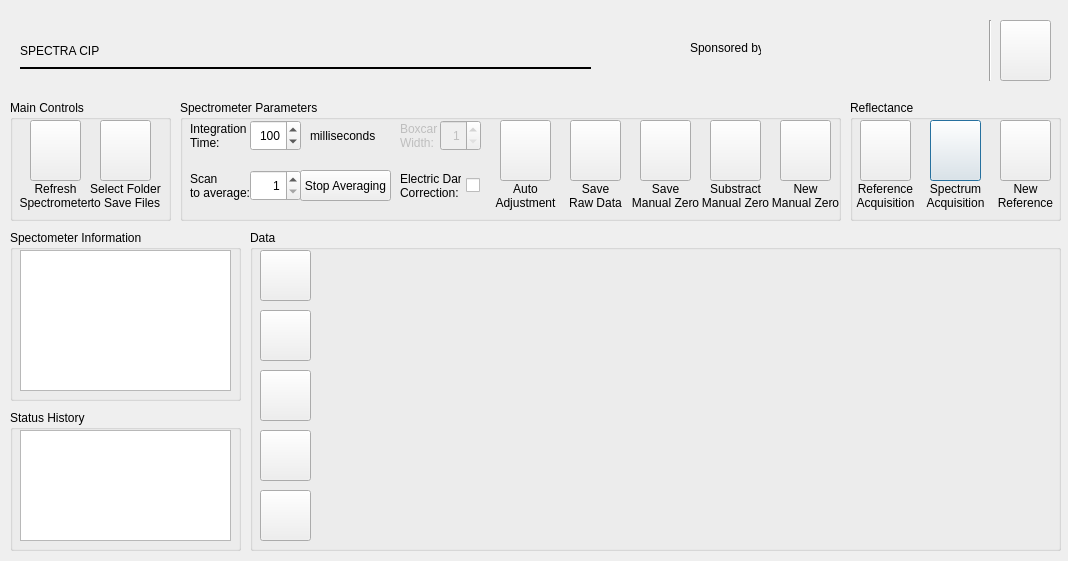
<?xml version="1.0" encoding="UTF-8"?>
<ui version="4.0">
 <class>Dialog</class>
 <widget class="QDialog" name="Dialog">
  <property name="windowModality">
   <enum>Qt::NonModal</enum>
  </property>
  <property name="geometry">
   <rect>
    <x>0</x>
    <y>0</y>
    <width>1068</width>
    <height>561</height>
   </rect>
  </property>
  <property name="sizePolicy">
   <sizepolicy hsizetype="Preferred" vsizetype="Preferred">
    <horstretch>0</horstretch>
    <verstretch>0</verstretch>
   </sizepolicy>
  </property>
  <property name="sizeIncrement">
   <size>
    <width>0</width>
    <height>0</height>
   </size>
  </property>
  <property name="windowTitle">
   <string>Spectra CIP</string>
  </property>
  <property name="windowIcon">
   <iconset resource="../Resources.qrc">
    <normaloff>:/images/share/ProySpec/icons/spectrum.png</normaloff>:/images/share/ProySpec/icons/spectrum.png</iconset>
  </property>
  <widget class="QLabel" name="l_title">
   <property name="geometry">
    <rect>
     <x>20</x>
     <y>20</y>
     <width>581</width>
     <height>61</height>
    </rect>
   </property>
   <property name="text">
    <string>SPECTRA CIP</string>
   </property>
   <property name="alignment">
    <set>Qt::AlignLeading|Qt::AlignLeft|Qt::AlignVCenter</set>
   </property>
  </widget>
  <widget class="QGroupBox" name="gb_graphics">
   <property name="geometry">
    <rect>
     <x>250</x>
     <y>230</y>
     <width>811</width>
     <height>321</height>
    </rect>
   </property>
   <property name="title">
    <string>Data</string>
   </property>
   <widget class="QCustomPlot" name="qcp_graph" native="true">
    <property name="geometry">
     <rect>
      <x>70</x>
      <y>20</y>
      <width>731</width>
      <height>291</height>
     </rect>
    </property>
   </widget>
   <widget class="QPushButton" name="pb_pause">
    <property name="geometry">
     <rect>
      <x>10</x>
      <y>20</y>
      <width>51</width>
      <height>51</height>
     </rect>
    </property>
    <property name="toolTip">
     <string>Pause</string>
    </property>
    <property name="text">
     <string/>
    </property>
    <property name="icon">
     <iconset resource="../Resources.qrc">
      <normaloff>:/images/share/ProySpec/icons/control_pause_blue.png</normaloff>:/images/share/ProySpec/icons/control_pause_blue.png</iconset>
    </property>
    <property name="iconSize">
     <size>
      <width>32</width>
      <height>32</height>
     </size>
    </property>
    <property name="autoDefault">
     <bool>false</bool>
    </property>
   </widget>
   <widget class="QPushButton" name="pb_playpause">
    <property name="geometry">
     <rect>
      <x>10</x>
      <y>80</y>
      <width>51</width>
      <height>51</height>
     </rect>
    </property>
    <property name="toolTip">
     <string>One Shot</string>
    </property>
    <property name="text">
     <string/>
    </property>
    <property name="icon">
     <iconset resource="../Resources.qrc">
      <normaloff>:/images/share/ProySpec/icons/control_end_blue.png</normaloff>:/images/share/ProySpec/icons/control_end_blue.png</iconset>
    </property>
    <property name="iconSize">
     <size>
      <width>32</width>
      <height>32</height>
     </size>
    </property>
    <property name="autoDefault">
     <bool>false</bool>
    </property>
   </widget>
   <widget class="QPushButton" name="pb_play">
    <property name="geometry">
     <rect>
      <x>10</x>
      <y>140</y>
      <width>51</width>
      <height>51</height>
     </rect>
    </property>
    <property name="toolTip">
     <string>Play</string>
    </property>
    <property name="text">
     <string/>
    </property>
    <property name="icon">
     <iconset resource="../Resources.qrc">
      <normaloff>:/images/share/ProySpec/icons/control_play_blue.png</normaloff>:/images/share/ProySpec/icons/control_play_blue.png</iconset>
    </property>
    <property name="iconSize">
     <size>
      <width>32</width>
      <height>32</height>
     </size>
    </property>
    <property name="autoDefault">
     <bool>false</bool>
    </property>
   </widget>
   <widget class="QPushButton" name="pb_autoscale">
    <property name="geometry">
     <rect>
      <x>10</x>
      <y>200</y>
      <width>51</width>
      <height>51</height>
     </rect>
    </property>
    <property name="toolTip">
     <string>Fit to window</string>
    </property>
    <property name="text">
     <string/>
    </property>
    <property name="icon">
     <iconset resource="../Resources.qrc">
      <normaloff>:/images/share/ProySpec/icons/zoom_fit.png</normaloff>:/images/share/ProySpec/icons/zoom_fit.png</iconset>
    </property>
    <property name="iconSize">
     <size>
      <width>32</width>
      <height>32</height>
     </size>
    </property>
    <property name="autoDefault">
     <bool>false</bool>
    </property>
   </widget>
   <widget class="QPushButton" name="pb_cleanstatus">
    <property name="enabled">
     <bool>true</bool>
    </property>
    <property name="geometry">
     <rect>
      <x>10</x>
      <y>260</y>
      <width>51</width>
      <height>51</height>
     </rect>
    </property>
    <property name="toolTip">
     <string>Clean status history</string>
    </property>
    <property name="text">
     <string/>
    </property>
    <property name="icon">
     <iconset resource="../Resources.qrc">
      <normaloff>:/images/share/ProySpec/icons/page_white_text_clean.png</normaloff>:/images/share/ProySpec/icons/page_white_text_clean.png</iconset>
    </property>
    <property name="iconSize">
     <size>
      <width>32</width>
      <height>32</height>
     </size>
    </property>
    <property name="autoDefault">
     <bool>false</bool>
    </property>
    <property name="flat">
     <bool>false</bool>
    </property>
   </widget>
  </widget>
  <widget class="QGroupBox" name="gb_info">
   <property name="geometry">
    <rect>
     <x>10</x>
     <y>230</y>
     <width>231</width>
     <height>171</height>
    </rect>
   </property>
   <property name="title">
    <string>Spectometer Information</string>
   </property>
   <widget class="QListView" name="lw_specinfo">
    <property name="enabled">
     <bool>true</bool>
    </property>
    <property name="geometry">
     <rect>
      <x>10</x>
      <y>20</y>
      <width>211</width>
      <height>141</height>
     </rect>
    </property>
   </widget>
  </widget>
  <widget class="QGroupBox" name="gb_controls">
   <property name="geometry">
    <rect>
     <x>10</x>
     <y>100</y>
     <width>161</width>
     <height>121</height>
    </rect>
   </property>
   <property name="title">
    <string>Main Controls</string>
   </property>
   <widget class="QPushButton" name="pb_refresh">
    <property name="geometry">
     <rect>
      <x>20</x>
      <y>20</y>
      <width>51</width>
      <height>61</height>
     </rect>
    </property>
    <property name="toolTip">
     <string>Connect your spectrometer</string>
    </property>
    <property name="text">
     <string/>
    </property>
    <property name="icon">
     <iconset resource="../Resources.qrc">
      <normaloff>:/images/share/ProySpec/icons/arrow_refresh.png</normaloff>:/images/share/ProySpec/icons/arrow_refresh.png</iconset>
    </property>
    <property name="iconSize">
     <size>
      <width>32</width>
      <height>32</height>
     </size>
    </property>
    <property name="autoDefault">
     <bool>false</bool>
    </property>
   </widget>
   <widget class="QPushButton" name="pb_selfolder">
    <property name="geometry">
     <rect>
      <x>90</x>
      <y>20</y>
      <width>51</width>
      <height>61</height>
     </rect>
    </property>
    <property name="toolTip">
     <string>Select a &lt;b&gt;root folder &lt;/b&gt; for saving data.</string>
    </property>
    <property name="text">
     <string/>
    </property>
    <property name="icon">
     <iconset resource="../Resources.qrc">
      <normaloff>:/images/share/ProySpec/icons/folder_vertical_document.png</normaloff>:/images/share/ProySpec/icons/folder_vertical_document.png</iconset>
    </property>
    <property name="iconSize">
     <size>
      <width>32</width>
      <height>32</height>
     </size>
    </property>
    <property name="autoDefault">
     <bool>false</bool>
    </property>
   </widget>
   <widget class="QLabel" name="l_refresh">
    <property name="geometry">
     <rect>
      <x>10</x>
      <y>80</y>
      <width>71</width>
      <height>31</height>
     </rect>
    </property>
    <property name="text">
     <string>Refresh
Spectrometer</string>
    </property>
    <property name="alignment">
     <set>Qt::AlignCenter</set>
    </property>
   </widget>
   <widget class="QLabel" name="l_selectfolder">
    <property name="geometry">
     <rect>
      <x>70</x>
      <y>80</y>
      <width>91</width>
      <height>31</height>
     </rect>
    </property>
    <property name="text">
     <string>Select Folder
to Save Files</string>
    </property>
    <property name="alignment">
     <set>Qt::AlignCenter</set>
    </property>
   </widget>
  </widget>
  <widget class="QGroupBox" name="gb_parameters">
   <property name="geometry">
    <rect>
     <x>180</x>
     <y>100</y>
     <width>661</width>
     <height>121</height>
    </rect>
   </property>
   <property name="title">
    <string>Spectrometer Parameters</string>
   </property>
   <widget class="QPushButton" name="pb_submanzero">
    <property name="geometry">
     <rect>
      <x>530</x>
      <y>20</y>
      <width>51</width>
      <height>61</height>
     </rect>
    </property>
    <property name="toolTip">
     <string>Press to &lt;b&gt;substract&lt;/b&gt; the previous manual zero to the incoming data</string>
    </property>
    <property name="text">
     <string/>
    </property>
    <property name="icon">
     <iconset resource="../Resources.qrc">
      <normaloff>:/images/share/ProySpec/icons/lightbulb_delete.png</normaloff>:/images/share/ProySpec/icons/lightbulb_delete.png</iconset>
    </property>
    <property name="iconSize">
     <size>
      <width>32</width>
      <height>32</height>
     </size>
    </property>
    <property name="autoDefault">
     <bool>false</bool>
    </property>
   </widget>
   <widget class="QPushButton" name="pb_savemanzero">
    <property name="geometry">
     <rect>
      <x>460</x>
      <y>20</y>
      <width>51</width>
      <height>61</height>
     </rect>
    </property>
    <property name="toolTip">
     <string>&lt;b&gt;Cover the sensor&lt;/b&gt; to save a manual zero reference.</string>
    </property>
    <property name="text">
     <string/>
    </property>
    <property name="icon">
     <iconset resource="../Resources.qrc">
      <normaloff>:/images/share/ProySpec/icons/lightbulb_off.png</normaloff>:/images/share/ProySpec/icons/lightbulb_off.png</iconset>
    </property>
    <property name="iconSize">
     <size>
      <width>32</width>
      <height>32</height>
     </size>
    </property>
    <property name="autoDefault">
     <bool>false</bool>
    </property>
   </widget>
   <widget class="QSpinBox" name="sb_boxcar">
    <property name="enabled">
     <bool>false</bool>
    </property>
    <property name="geometry">
     <rect>
      <x>260</x>
      <y>20</y>
      <width>41</width>
      <height>31</height>
     </rect>
    </property>
    <property name="alignment">
     <set>Qt::AlignRight|Qt::AlignTrailing|Qt::AlignVCenter</set>
    </property>
    <property name="minimum">
     <number>1</number>
    </property>
    <property name="maximum">
     <number>40</number>
    </property>
    <property name="value">
     <number>1</number>
    </property>
   </widget>
   <widget class="QSpinBox" name="sb_average">
    <property name="geometry">
     <rect>
      <x>70</x>
      <y>70</y>
      <width>51</width>
      <height>31</height>
     </rect>
    </property>
    <property name="toolTip">
     <string>&lt;p&gt;Select the &lt;b&gt;number of scans&lt;/b&gt; to average.&lt;/p&gt;&lt;p&gt;Do not press &lt;i&gt;enter key&lt;/i&gt;.&lt;/p&gt;</string>
    </property>
    <property name="alignment">
     <set>Qt::AlignRight|Qt::AlignTrailing|Qt::AlignVCenter</set>
    </property>
    <property name="minimum">
     <number>1</number>
    </property>
    <property name="maximum">
     <number>2000</number>
    </property>
    <property name="value">
     <number>1</number>
    </property>
   </widget>
   <widget class="QSpinBox" name="sb_inttime">
    <property name="geometry">
     <rect>
      <x>70</x>
      <y>20</y>
      <width>51</width>
      <height>31</height>
     </rect>
    </property>
    <property name="toolTip">
     <string>&lt;p&gt;Select an &lt;b&gt;Integration Time&lt;/b&gt; in milliseconds.&lt;/p&gt;&lt;p&gt;Do not press &lt;i&gt;enter key&lt;/i&gt;.&lt;/p&gt;</string>
    </property>
    <property name="alignment">
     <set>Qt::AlignRight|Qt::AlignTrailing|Qt::AlignVCenter</set>
    </property>
    <property name="maximum">
     <number>1000</number>
    </property>
    <property name="value">
     <number>100</number>
    </property>
   </widget>
   <widget class="QLabel" name="l_elecdark">
    <property name="geometry">
     <rect>
      <x>220</x>
      <y>70</y>
      <width>61</width>
      <height>31</height>
     </rect>
    </property>
    <property name="text">
     <string>Electric Dark
Correction:</string>
    </property>
   </widget>
   <widget class="QLabel" name="l_inttime">
    <property name="geometry">
     <rect>
      <x>10</x>
      <y>20</y>
      <width>61</width>
      <height>31</height>
     </rect>
    </property>
    <property name="text">
     <string>Integration
Time:</string>
    </property>
   </widget>
   <widget class="QLabel" name="l_average">
    <property name="geometry">
     <rect>
      <x>10</x>
      <y>70</y>
      <width>61</width>
      <height>31</height>
     </rect>
    </property>
    <property name="text">
     <string>Scan
to average:</string>
    </property>
   </widget>
   <widget class="QPushButton" name="pb_stopavg">
    <property name="geometry">
     <rect>
      <x>120</x>
      <y>70</y>
      <width>91</width>
      <height>31</height>
     </rect>
    </property>
    <property name="toolTip">
     <string/>
    </property>
    <property name="text">
     <string>Stop Averaging</string>
    </property>
    <property name="autoDefault">
     <bool>false</bool>
    </property>
   </widget>
   <widget class="QLabel" name="l_boxcarw">
    <property name="enabled">
     <bool>false</bool>
    </property>
    <property name="geometry">
     <rect>
      <x>220</x>
      <y>20</y>
      <width>61</width>
      <height>31</height>
     </rect>
    </property>
    <property name="text">
     <string>Boxcar
Width:</string>
    </property>
   </widget>
   <widget class="QCheckBox" name="chkb_elecdark">
    <property name="geometry">
     <rect>
      <x>280</x>
      <y>70</y>
      <width>20</width>
      <height>31</height>
     </rect>
    </property>
    <property name="layoutDirection">
     <enum>Qt::RightToLeft</enum>
    </property>
    <property name="text">
     <string/>
    </property>
   </widget>
   <widget class="QLabel" name="l_manualzero">
    <property name="geometry">
     <rect>
      <x>450</x>
      <y>80</y>
      <width>71</width>
      <height>31</height>
     </rect>
    </property>
    <property name="text">
     <string>Save
Manual Zero</string>
    </property>
    <property name="alignment">
     <set>Qt::AlignCenter</set>
    </property>
   </widget>
   <widget class="QLabel" name="l_substractzero">
    <property name="geometry">
     <rect>
      <x>520</x>
      <y>80</y>
      <width>71</width>
      <height>31</height>
     </rect>
    </property>
    <property name="text">
     <string>Substract
Manual Zero</string>
    </property>
    <property name="alignment">
     <set>Qt::AlignCenter</set>
    </property>
   </widget>
   <widget class="QLabel" name="l_milli">
    <property name="geometry">
     <rect>
      <x>130</x>
      <y>20</y>
      <width>81</width>
      <height>31</height>
     </rect>
    </property>
    <property name="text">
     <string>milliseconds</string>
    </property>
   </widget>
   <widget class="QPushButton" name="pb_newmanzero">
    <property name="geometry">
     <rect>
      <x>600</x>
      <y>20</y>
      <width>51</width>
      <height>61</height>
     </rect>
    </property>
    <property name="toolTip">
     <string>Set a &lt;b&gt;new manual zero&lt;/b&gt; reference.</string>
    </property>
    <property name="text">
     <string/>
    </property>
    <property name="icon">
     <iconset resource="../Resources.qrc">
      <normaloff>:/images/share/ProySpec/icons/lightbulb_new.png</normaloff>:/images/share/ProySpec/icons/lightbulb_new.png</iconset>
    </property>
    <property name="iconSize">
     <size>
      <width>32</width>
      <height>32</height>
     </size>
    </property>
    <property name="autoDefault">
     <bool>false</bool>
    </property>
   </widget>
   <widget class="QLabel" name="l_newmanzero">
    <property name="geometry">
     <rect>
      <x>590</x>
      <y>80</y>
      <width>71</width>
      <height>31</height>
     </rect>
    </property>
    <property name="text">
     <string>New
Manual Zero</string>
    </property>
    <property name="alignment">
     <set>Qt::AlignCenter</set>
    </property>
   </widget>
   <widget class="QPushButton" name="pb_autoadjustment">
    <property name="geometry">
     <rect>
      <x>320</x>
      <y>20</y>
      <width>51</width>
      <height>61</height>
     </rect>
    </property>
    <property name="toolTip">
     <string>Auto Adjustment only for &lt;b&gt;daylight&lt;/b&gt; experiments.</string>
    </property>
    <property name="text">
     <string/>
    </property>
    <property name="icon">
     <iconset resource="../Resources.qrc">
      <normaloff>:/images/share/ProySpec/icons/auto_adjustment.png</normaloff>:/images/share/ProySpec/icons/auto_adjustment.png</iconset>
    </property>
    <property name="iconSize">
     <size>
      <width>32</width>
      <height>32</height>
     </size>
    </property>
    <property name="autoDefault">
     <bool>false</bool>
    </property>
   </widget>
   <widget class="QLabel" name="l_autoadjustment">
    <property name="geometry">
     <rect>
      <x>310</x>
      <y>80</y>
      <width>71</width>
      <height>31</height>
     </rect>
    </property>
    <property name="text">
     <string>Auto
Adjustment</string>
    </property>
    <property name="alignment">
     <set>Qt::AlignCenter</set>
    </property>
   </widget>
   <widget class="QPushButton" name="pb_save_raw">
    <property name="geometry">
     <rect>
      <x>390</x>
      <y>20</y>
      <width>51</width>
      <height>61</height>
     </rect>
    </property>
    <property name="toolTip">
     <string>Press to save raw data &lt;b&gt;(counts)&lt;/b&gt; to a file.</string>
    </property>
    <property name="text">
     <string/>
    </property>
    <property name="icon">
     <iconset resource="../Resources.qrc">
      <normaloff>:/images/share/ProySpec/icons/save_raw.png</normaloff>:/images/share/ProySpec/icons/save_raw.png</iconset>
    </property>
    <property name="iconSize">
     <size>
      <width>32</width>
      <height>32</height>
     </size>
    </property>
   </widget>
   <widget class="QLabel" name="l_saveraw">
    <property name="geometry">
     <rect>
      <x>380</x>
      <y>80</y>
      <width>71</width>
      <height>31</height>
     </rect>
    </property>
    <property name="text">
     <string>Save
Raw Data</string>
    </property>
    <property name="alignment">
     <set>Qt::AlignCenter</set>
    </property>
   </widget>
  </widget>
  <widget class="QGroupBox" name="gb_adquisition">
   <property name="geometry">
    <rect>
     <x>850</x>
     <y>100</y>
     <width>211</width>
     <height>121</height>
    </rect>
   </property>
   <property name="title">
    <string>Reflectance</string>
   </property>
   <widget class="QPushButton" name="pb_refacq">
    <property name="geometry">
     <rect>
      <x>10</x>
      <y>20</y>
      <width>51</width>
      <height>61</height>
     </rect>
    </property>
    <property name="toolTip">
     <string>Press to acquire a &lt;b&gt;white reference.&lt;/b&gt;</string>
    </property>
    <property name="text">
     <string/>
    </property>
    <property name="icon">
     <iconset resource="../Resources.qrc">
      <normaloff>:/images/share/ProySpec/icons/layer_save.png</normaloff>:/images/share/ProySpec/icons/layer_save.png</iconset>
    </property>
    <property name="iconSize">
     <size>
      <width>32</width>
      <height>32</height>
     </size>
    </property>
    <property name="autoDefault">
     <bool>false</bool>
    </property>
   </widget>
   <widget class="QPushButton" name="pb_specacq">
    <property name="geometry">
     <rect>
      <x>80</x>
      <y>20</y>
      <width>51</width>
      <height>61</height>
     </rect>
    </property>
    <property name="toolTip">
     <string>Press to acquire a &lt;b&gt;Spectrum.&lt;/b&gt;</string>
    </property>
    <property name="text">
     <string/>
    </property>
    <property name="icon">
     <iconset resource="../Resources.qrc">
      <normaloff>:/images/share/ProySpec/icons/spectrum_save.png</normaloff>:/images/share/ProySpec/icons/spectrum_save.png</iconset>
    </property>
    <property name="iconSize">
     <size>
      <width>32</width>
      <height>32</height>
     </size>
    </property>
    <property name="autoDefault">
     <bool>false</bool>
    </property>
    <property name="default">
     <bool>true</bool>
    </property>
   </widget>
   <widget class="QLabel" name="l_refacq">
    <property name="enabled">
     <bool>true</bool>
    </property>
    <property name="geometry">
     <rect>
      <x>0</x>
      <y>80</y>
      <width>71</width>
      <height>31</height>
     </rect>
    </property>
    <property name="text">
     <string>Reference
Acquisition</string>
    </property>
    <property name="alignment">
     <set>Qt::AlignCenter</set>
    </property>
   </widget>
   <widget class="QLabel" name="l_specacq">
    <property name="geometry">
     <rect>
      <x>70</x>
      <y>80</y>
      <width>71</width>
      <height>31</height>
     </rect>
    </property>
    <property name="text">
     <string>Spectrum
Acquisition</string>
    </property>
    <property name="alignment">
     <set>Qt::AlignCenter</set>
    </property>
   </widget>
   <widget class="QPushButton" name="pb_newref">
    <property name="geometry">
     <rect>
      <x>150</x>
      <y>20</y>
      <width>51</width>
      <height>61</height>
     </rect>
    </property>
    <property name="toolTip">
     <string>Press to acquire a &lt;b&gt;new white reference.&lt;/b&gt;</string>
    </property>
    <property name="text">
     <string/>
    </property>
    <property name="icon">
     <iconset resource="../Resources.qrc">
      <normaloff>:/images/share/ProySpec/icons/layer_redraw.png</normaloff>:/images/share/ProySpec/icons/layer_redraw.png</iconset>
    </property>
    <property name="iconSize">
     <size>
      <width>32</width>
      <height>32</height>
     </size>
    </property>
    <property name="autoDefault">
     <bool>false</bool>
    </property>
   </widget>
   <widget class="QLabel" name="l_newref">
    <property name="geometry">
     <rect>
      <x>140</x>
      <y>80</y>
      <width>71</width>
      <height>31</height>
     </rect>
    </property>
    <property name="text">
     <string>New
Reference</string>
    </property>
    <property name="alignment">
     <set>Qt::AlignCenter</set>
    </property>
   </widget>
  </widget>
  <widget class="QGroupBox" name="gb_status">
   <property name="geometry">
    <rect>
     <x>10</x>
     <y>410</y>
     <width>231</width>
     <height>141</height>
    </rect>
   </property>
   <property name="title">
    <string>Status History</string>
   </property>
   <widget class="QTextEdit" name="te_status">
    <property name="geometry">
     <rect>
      <x>10</x>
      <y>20</y>
      <width>211</width>
      <height>111</height>
     </rect>
    </property>
   </widget>
  </widget>
  <widget class="QLabel" name="l_bmlogo">
   <property name="geometry">
    <rect>
     <x>770</x>
     <y>30</y>
     <width>121</width>
     <height>41</height>
    </rect>
   </property>
   <property name="toolTip">
    <string>Bill &amp; Melinda Gates Foundation</string>
   </property>
   <property name="text">
    <string/>
   </property>
   <property name="pixmap">
    <pixmap resource="../Resources.qrc">:/images/share/ProySpec/icons/mini-logo-bm2.png</pixmap>
   </property>
  </widget>
  <widget class="QLabel" name="l_sponsored">
   <property name="geometry">
    <rect>
     <x>690</x>
     <y>40</y>
     <width>71</width>
     <height>16</height>
    </rect>
   </property>
   <property name="text">
    <string>Sponsored by :</string>
   </property>
  </widget>
  <widget class="QLabel" name="l_ciplogo">
   <property name="enabled">
    <bool>true</bool>
   </property>
   <property name="geometry">
    <rect>
     <x>900</x>
     <y>10</y>
     <width>91</width>
     <height>81</height>
    </rect>
   </property>
   <property name="toolTip">
    <string>International Potato Center</string>
   </property>
   <property name="text">
    <string/>
   </property>
   <property name="pixmap">
    <pixmap resource="../Resources.qrc">:/images/share/ProySpec/icons/logo_cip.png</pixmap>
   </property>
  </widget>
  <widget class="QPushButton" name="pb_about">
   <property name="geometry">
    <rect>
     <x>1000</x>
     <y>20</y>
     <width>51</width>
     <height>61</height>
    </rect>
   </property>
   <property name="toolTip">
    <string>About us</string>
   </property>
   <property name="text">
    <string/>
   </property>
   <property name="icon">
    <iconset resource="../Resources.qrc">
     <normaloff>:/images/share/ProySpec/icons/information.png</normaloff>:/images/share/ProySpec/icons/information.png</iconset>
   </property>
   <property name="iconSize">
    <size>
     <width>32</width>
     <height>32</height>
    </size>
   </property>
   <property name="autoDefault">
    <bool>false</bool>
   </property>
  </widget>
  <widget class="Line" name="line">
   <property name="geometry">
    <rect>
     <x>980</x>
     <y>20</y>
     <width>21</width>
     <height>61</height>
    </rect>
   </property>
   <property name="orientation">
    <enum>Qt::Vertical</enum>
   </property>
  </widget>
  <widget class="Line" name="line_2">
   <property name="geometry">
    <rect>
     <x>20</x>
     <y>60</y>
     <width>571</width>
     <height>16</height>
    </rect>
   </property>
   <property name="frameShadow">
    <enum>QFrame::Plain</enum>
   </property>
   <property name="lineWidth">
    <number>2</number>
   </property>
   <property name="orientation">
    <enum>Qt::Horizontal</enum>
   </property>
  </widget>
 </widget>
 <layoutdefault spacing="6" margin="11"/>
 <customwidgets>
  <customwidget>
   <class>QCustomPlot</class>
   <extends>QWidget</extends>
   <header>qcustomplot.h</header>
   <container>1</container>
  </customwidget>
 </customwidgets>
 <resources>
  <include location="../Resources.qrc"/>
 </resources>
 <connections/>
</ui>
